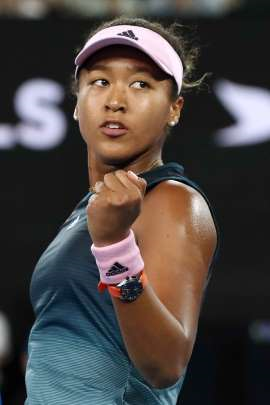
#> input picture python/opencv/sample/sample01.png, 270 x 405 px, found by its file name
$ python sample04.py
#> lines starting #> are read from the running program, lines starting #| are printed output that depends on the picture
# coding: utf-8
# sample04.py

import os
import cv2

try:
#   https://note.nkmk.me/python-script-file-path/
#   img = cv2.imread('F:\\Program\\Programming_study\\python\\opencv\\sample\\sample01.png', cv2.IMREAD_COLOR)
    pngpath = os.path.join(os.path.dirname(__file__), '..\\sample\\sample01.png')
    img = cv2.imread(pngpath, cv2.IMREAD_COLOR)
#> img is the input picture: shape (405, 270, 3); mean B, G, R 66, 68.5, 74.8
    if img is None:
        raise FileNotFoundError('ファイルが見つかりません。')

    # 目の部分の座標
    # img = img[325: 375, 175: 225]
    img = img[80: 95, 80: 150]
    cv2.imshow('sample01', img)

    # ８倍にする
    size = (img.shape[1] * 8, img.shape[0] * 8)
#> size = (560, 120)

    # 最近傍補間
    dst1 = cv2.resize(img, size, interpolation=cv2.INTER_NEAREST)
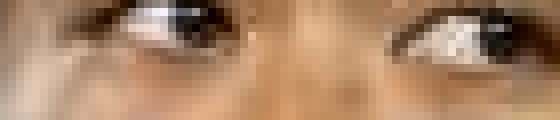
#> dst1: shape (120, 560, 3); mean of channels 0, 1, 2 102.7, 132.4, 169.7; drawn as B, G, R
    cv2.imshow('sample02', dst1)

    # ピクセル領域の関係
    dst2 = cv2.resize(img, size, interpolation=cv2.INTER_AREA)
    cv2.imshow('sample03', dst2)

    # ハイキュービック
    dst3 = cv2.resize(img, size, interpolation=cv2.INTER_CUBIC)
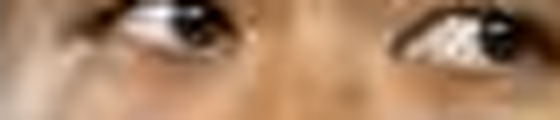
#> dst3: shape (120, 560, 3); mean of channels 0, 1, 2 102.8, 132.4, 169.7; drawn as B, G, R
    cv2.imshow('sample04', dst3)

    # ランツォシュ
    dst4 = cv2.resize(img, size, interpolation=cv2.INTER_LANCZOS4)
    cv2.imshow('sample05', dst4)

    cv2.waitKey(0)
    cv2.destroyAllWindows()

except FileNotFoundError as e:
    print(e)
